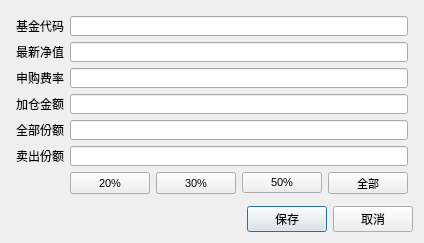
<?xml version="1.0" encoding="UTF-8"?>
<ui version="4.0">
 <class>FundDealDialog</class>
 <widget class="QDialog" name="FundDealDialog">
  <property name="geometry">
   <rect>
    <x>0</x>
    <y>0</y>
    <width>402</width>
    <height>243</height>
   </rect>
  </property>
  <property name="windowTitle">
   <string>Dialog</string>
  </property>
  <layout class="QGridLayout" name="gridLayout">
   <item row="2" column="2">
    <widget class="QPushButton" name="saveBtn">
     <property name="text">
      <string>保存</string>
     </property>
    </widget>
   </item>
   <item row="0" column="0" colspan="4">
    <layout class="QFormLayout" name="formLayout">
     <property name="leftMargin">
      <number>5</number>
     </property>
     <property name="topMargin">
      <number>5</number>
     </property>
     <property name="rightMargin">
      <number>5</number>
     </property>
     <property name="bottomMargin">
      <number>5</number>
     </property>
     <item row="0" column="0">
      <widget class="QLabel" name="fundCodeLabel">
       <property name="text">
        <string>基金代码</string>
       </property>
      </widget>
     </item>
     <item row="0" column="1">
      <widget class="QLineEdit" name="fundCodeTxt">
       <property name="sizePolicy">
        <sizepolicy hsizetype="Expanding" vsizetype="Expanding">
         <horstretch>0</horstretch>
         <verstretch>0</verstretch>
        </sizepolicy>
       </property>
       <property name="minimumSize">
        <size>
         <width>250</width>
         <height>20</height>
        </size>
       </property>
       <property name="maximumSize">
        <size>
         <width>500</width>
         <height>16777215</height>
        </size>
       </property>
      </widget>
     </item>
     <item row="1" column="0">
      <widget class="QLabel" name="netWorthLabel">
       <property name="text">
        <string>最新净值</string>
       </property>
      </widget>
     </item>
     <item row="1" column="1">
      <widget class="QLineEdit" name="netWorthTxt">
       <property name="sizePolicy">
        <sizepolicy hsizetype="Expanding" vsizetype="Expanding">
         <horstretch>0</horstretch>
         <verstretch>0</verstretch>
        </sizepolicy>
       </property>
       <property name="minimumSize">
        <size>
         <width>250</width>
         <height>20</height>
        </size>
       </property>
       <property name="maximumSize">
        <size>
         <width>500</width>
         <height>16777215</height>
        </size>
       </property>
      </widget>
     </item>
     <item row="2" column="0">
      <widget class="QLabel" name="buyRateLabel">
       <property name="text">
        <string>申购费率</string>
       </property>
      </widget>
     </item>
     <item row="2" column="1">
      <widget class="QLineEdit" name="buyRateTxt">
       <property name="sizePolicy">
        <sizepolicy hsizetype="Expanding" vsizetype="Expanding">
         <horstretch>0</horstretch>
         <verstretch>0</verstretch>
        </sizepolicy>
       </property>
       <property name="minimumSize">
        <size>
         <width>250</width>
         <height>20</height>
        </size>
       </property>
       <property name="maximumSize">
        <size>
         <width>500</width>
         <height>16777215</height>
        </size>
       </property>
      </widget>
     </item>
     <item row="3" column="0">
      <widget class="QLabel" name="buyAmountLabel">
       <property name="text">
        <string>加仓金额</string>
       </property>
      </widget>
     </item>
     <item row="3" column="1">
      <widget class="QLineEdit" name="buyAmountTxt">
       <property name="sizePolicy">
        <sizepolicy hsizetype="Expanding" vsizetype="Expanding">
         <horstretch>0</horstretch>
         <verstretch>0</verstretch>
        </sizepolicy>
       </property>
       <property name="minimumSize">
        <size>
         <width>250</width>
         <height>20</height>
        </size>
       </property>
       <property name="maximumSize">
        <size>
         <width>500</width>
         <height>16777215</height>
        </size>
       </property>
      </widget>
     </item>
     <item row="5" column="0">
      <widget class="QLabel" name="saleUnitsLabel">
       <property name="text">
        <string>卖出份额</string>
       </property>
      </widget>
     </item>
     <item row="5" column="1">
      <widget class="QLineEdit" name="saleUnitsTxt">
       <property name="sizePolicy">
        <sizepolicy hsizetype="Expanding" vsizetype="Expanding">
         <horstretch>0</horstretch>
         <verstretch>0</verstretch>
        </sizepolicy>
       </property>
       <property name="minimumSize">
        <size>
         <width>250</width>
         <height>20</height>
        </size>
       </property>
       <property name="maximumSize">
        <size>
         <width>500</width>
         <height>16777215</height>
        </size>
       </property>
      </widget>
     </item>
     <item row="6" column="1">
      <layout class="QHBoxLayout" name="saleRateLayout">
       <item>
        <widget class="QPushButton" name="rate20Btn">
         <property name="minimumSize">
          <size>
           <width>0</width>
           <height>22</height>
          </size>
         </property>
         <property name="maximumSize">
          <size>
           <width>80</width>
           <height>16777215</height>
          </size>
         </property>
         <property name="font">
          <font>
           <pointsize>8</pointsize>
          </font>
         </property>
         <property name="text">
          <string>20%</string>
         </property>
        </widget>
       </item>
       <item>
        <widget class="QPushButton" name="rate30Btn">
         <property name="minimumSize">
          <size>
           <width>0</width>
           <height>22</height>
          </size>
         </property>
         <property name="maximumSize">
          <size>
           <width>80</width>
           <height>16777215</height>
          </size>
         </property>
         <property name="font">
          <font>
           <pointsize>8</pointsize>
          </font>
         </property>
         <property name="text">
          <string>30%</string>
         </property>
        </widget>
       </item>
       <item>
        <widget class="QPushButton" name="rate50Btn">
         <property name="minimumSize">
          <size>
           <width>0</width>
           <height>20</height>
          </size>
         </property>
         <property name="maximumSize">
          <size>
           <width>80</width>
           <height>16777215</height>
          </size>
         </property>
         <property name="font">
          <font>
           <pointsize>8</pointsize>
          </font>
         </property>
         <property name="text">
          <string>50%</string>
         </property>
        </widget>
       </item>
       <item>
        <widget class="QPushButton" name="rate100Btn">
         <property name="minimumSize">
          <size>
           <width>0</width>
           <height>22</height>
          </size>
         </property>
         <property name="maximumSize">
          <size>
           <width>80</width>
           <height>16777215</height>
          </size>
         </property>
         <property name="font">
          <font>
           <pointsize>8</pointsize>
          </font>
         </property>
         <property name="text">
          <string>全部</string>
         </property>
        </widget>
       </item>
      </layout>
     </item>
     <item row="4" column="0">
      <widget class="QLabel" name="allUnitsLabel">
       <property name="text">
        <string>全部份额</string>
       </property>
      </widget>
     </item>
     <item row="4" column="1">
      <widget class="QLineEdit" name="allUnitsTxt">
       <property name="minimumSize">
        <size>
         <width>0</width>
         <height>20</height>
        </size>
       </property>
      </widget>
     </item>
    </layout>
   </item>
   <item row="2" column="0">
    <spacer name="horizontalSpacer">
     <property name="orientation">
      <enum>Qt::Horizontal</enum>
     </property>
     <property name="sizeHint" stdset="0">
      <size>
       <width>40</width>
       <height>20</height>
      </size>
     </property>
    </spacer>
   </item>
   <item row="2" column="3">
    <widget class="QPushButton" name="cancelBtn">
     <property name="text">
      <string>取消</string>
     </property>
    </widget>
   </item>
   <item row="1" column="0" colspan="4">
    <spacer name="verticalSpacer">
     <property name="orientation">
      <enum>Qt::Vertical</enum>
     </property>
     <property name="sizeHint" stdset="0">
      <size>
       <width>20</width>
       <height>40</height>
      </size>
     </property>
    </spacer>
   </item>
  </layout>
 </widget>
 <resources/>
 <connections>
  <connection>
   <sender>cancelBtn</sender>
   <signal>clicked()</signal>
   <receiver>FundDealDialog</receiver>
   <slot>reject()</slot>
   <hints>
    <hint type="sourcelabel">
     <x>384</x>
     <y>225</y>
    </hint>
    <hint type="destinationlabel">
     <x>390</x>
     <y>164</y>
    </hint>
   </hints>
  </connection>
  <connection>
   <sender>saveBtn</sender>
   <signal>clicked()</signal>
   <receiver>FundDealDialog</receiver>
   <slot>accept()</slot>
   <hints>
    <hint type="sourcelabel">
     <x>303</x>
     <y>225</y>
    </hint>
    <hint type="destinationlabel">
     <x>204</x>
     <y>177</y>
    </hint>
   </hints>
  </connection>
 </connections>
</ui>
